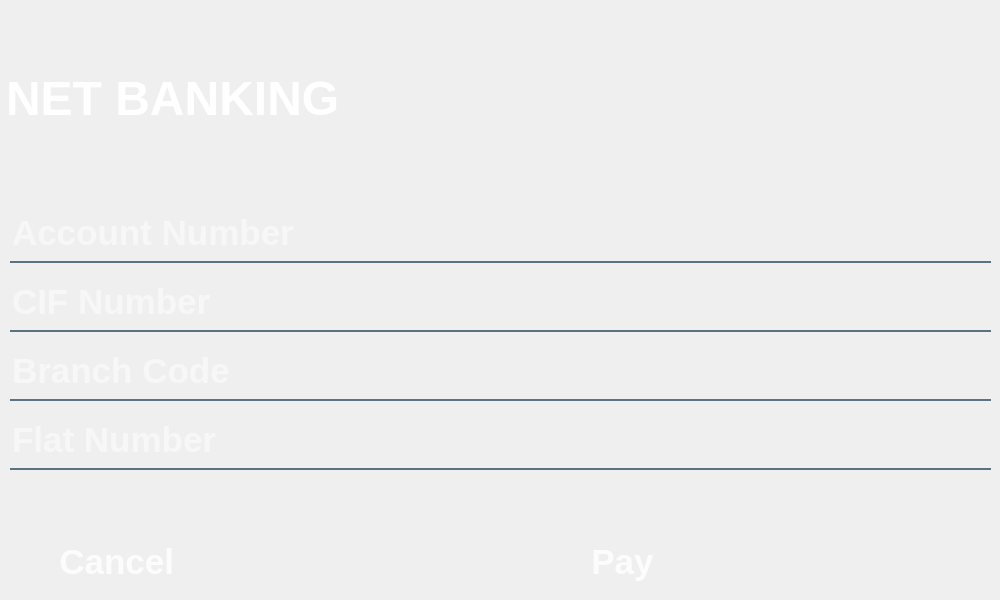
<?xml version="1.0" encoding="UTF-8"?>
<ui version="4.0">
 <class>MainWindow</class>
 <widget class="QMainWindow" name="MainWindow">
  <property name="geometry">
   <rect>
    <x>0</x>
    <y>0</y>
    <width>1000</width>
    <height>600</height>
   </rect>
  </property>
  <property name="minimumSize">
   <size>
    <width>1000</width>
    <height>600</height>
   </size>
  </property>
  <property name="maximumSize">
   <size>
    <width>1200</width>
    <height>800</height>
   </size>
  </property>
  <property name="windowTitle">
   <string>MainWindow</string>
  </property>
  <property name="styleSheet">
   <string notr="true"/>
  </property>
  <widget class="QWidget" name="centralwidget">
   <widget class="QLabel" name="label">
    <property name="geometry">
     <rect>
      <x>6</x>
      <y>70</y>
      <width>361</width>
      <height>57</height>
     </rect>
    </property>
    <property name="font">
     <font>
      <pointsize>36</pointsize>
      <weight>75</weight>
      <bold>true</bold>
     </font>
    </property>
    <property name="styleSheet">
     <string notr="true">color: white;</string>
    </property>
    <property name="text">
     <string>NET BANKING</string>
    </property>
    <property name="alignment">
     <set>Qt::AlignLeading|Qt::AlignLeft|Qt::AlignVCenter</set>
    </property>
   </widget>
   <widget class="QLabel" name="label_5">
    <property name="geometry">
     <rect>
      <x>370</x>
      <y>77</y>
      <width>41</width>
      <height>41</height>
     </rect>
    </property>
    <property name="text">
     <string/>
    </property>
    <property name="pixmap">
     <pixmap>netbanking.svg</pixmap>
    </property>
    <property name="scaledContents">
     <bool>true</bool>
    </property>
   </widget>
   <widget class="QPushButton" name="pushButton_cancel">
    <property name="geometry">
     <rect>
      <x>6</x>
      <y>530</y>
      <width>231</width>
      <height>64</height>
     </rect>
    </property>
    <property name="font">
     <font>
      <pointsize>26</pointsize>
      <weight>75</weight>
      <bold>true</bold>
     </font>
    </property>
    <property name="styleSheet">
     <string notr="true">QPushButton{
	background-color: qlineargradient(spread:pad, x1:0, y1:505682, x2:1, y2:0.477, stop:0 rgba(11, 131, 120, 219), stop:1 rgba(85, 98, 112, 226));
	color: rgba(255, 255, 255, 210);
	border-radius: 5px;
	padding: 3px
}
QPushButton:hover{
	background-color: qlineargradient(spread:pad, x1:0, y1:505682, x2:1, y2:0.477, stop:0 rgba(150, 123, 111, 219), stop:1 rgba(85, 81, 84, 226));
}
QPushButton:pressed{
	padding-left: 5px;
	padding-top: 5px;
	background-color: rgba(150, 123, 111, 255);
}

</string>
    </property>
    <property name="text">
     <string>Cancel </string>
    </property>
   </widget>
   <widget class="QPushButton" name="pushButton_pay">
    <property name="geometry">
     <rect>
      <x>247</x>
      <y>530</y>
      <width>751</width>
      <height>64</height>
     </rect>
    </property>
    <property name="font">
     <font>
      <pointsize>26</pointsize>
      <weight>75</weight>
      <bold>true</bold>
     </font>
    </property>
    <property name="styleSheet">
     <string notr="true">QPushButton{
	background-color: qlineargradient(spread:pad, x1:0, y1:505682, x2:1, y2:0.477, stop:0 rgba(11, 131, 120, 219), stop:1 rgba(85, 98, 112, 226));
	color: rgba(255, 255, 255, 210);
	border-radius: 5px;
	padding: 3px
}
QPushButton:hover{
	background-color: qlineargradient(spread:pad, x1:0, y1:505682, x2:1, y2:0.477, stop:0 rgba(150, 123, 111, 219), stop:1 rgba(85, 81, 84, 226));
}
QPushButton:pressed{
	padding-left: 5px;
	padding-top: 5px;
	background-color: rgba(150, 123, 111, 255);
}

</string>
    </property>
    <property name="text">
     <string>Pay</string>
    </property>
   </widget>
   <widget class="QLabel" name="label_2">
    <property name="geometry">
     <rect>
      <x>0</x>
      <y>0</y>
      <width>1000</width>
      <height>600</height>
     </rect>
    </property>
    <property name="text">
     <string/>
    </property>
    <property name="pixmap">
     <pixmap>image.png</pixmap>
    </property>
   </widget>
   <widget class="QWidget" name="layoutWidget">
    <property name="geometry">
     <rect>
      <x>10</x>
      <y>200</y>
      <width>981</width>
      <height>282</height>
     </rect>
    </property>
    <layout class="QGridLayout" name="gridLayout">
     <item row="0" column="0">
      <widget class="QLineEdit" name="lineEdit_acnum">
       <property name="font">
        <font>
         <pointsize>26</pointsize>
         <weight>75</weight>
         <bold>true</bold>
        </font>
       </property>
       <property name="styleSheet">
        <string notr="true">background-color: rgba(0,0,0,0);
border: none;
border-bottom: 2px solid rgba(46,82, 101, 200);
color:white;
padding-bottom: 7px;
</string>
       </property>
       <property name="placeholderText">
        <string>Account Number</string>
       </property>
      </widget>
     </item>
     <item row="1" column="0">
      <widget class="QLineEdit" name="lineEdit_cifnum">
       <property name="font">
        <font>
         <pointsize>26</pointsize>
         <weight>75</weight>
         <bold>true</bold>
        </font>
       </property>
       <property name="styleSheet">
        <string notr="true">background-color: rgba(0,0,0,0);
border: none;
border-bottom: 2px solid rgba(46,82, 101, 200);
color:white;
padding-bottom: 7px;
</string>
       </property>
       <property name="placeholderText">
        <string>CIF Number</string>
       </property>
      </widget>
     </item>
     <item row="2" column="0">
      <widget class="QLineEdit" name="lineEdit_branch_code">
       <property name="font">
        <font>
         <pointsize>26</pointsize>
         <weight>75</weight>
         <bold>true</bold>
        </font>
       </property>
       <property name="styleSheet">
        <string notr="true">background-color: rgba(0,0,0,0);
border: none;
border-bottom: 2px solid rgba(46,82, 101, 200);
color:white;
padding-bottom: 7px;
</string>
       </property>
       <property name="placeholderText">
        <string>Branch Code</string>
       </property>
      </widget>
     </item>
     <item row="3" column="0">
      <widget class="QLineEdit" name="lineEdit_del_add">
       <property name="font">
        <font>
         <pointsize>26</pointsize>
         <weight>75</weight>
         <bold>true</bold>
        </font>
       </property>
       <property name="styleSheet">
        <string notr="true">background-color: rgba(0,0,0,0);
border: none;
border-bottom: 2px solid rgba(46,82, 101, 200);
color:white;
padding-bottom: 7px;
</string>
       </property>
       <property name="placeholderText">
        <string>Flat Number</string>
       </property>
      </widget>
     </item>
    </layout>
   </widget>
   <zorder>label_2</zorder>
   <zorder>layoutWidget</zorder>
   <zorder>label</zorder>
   <zorder>label_5</zorder>
   <zorder>pushButton_cancel</zorder>
   <zorder>pushButton_pay</zorder>
  </widget>
 </widget>
 <resources/>
 <connections/>
</ui>
